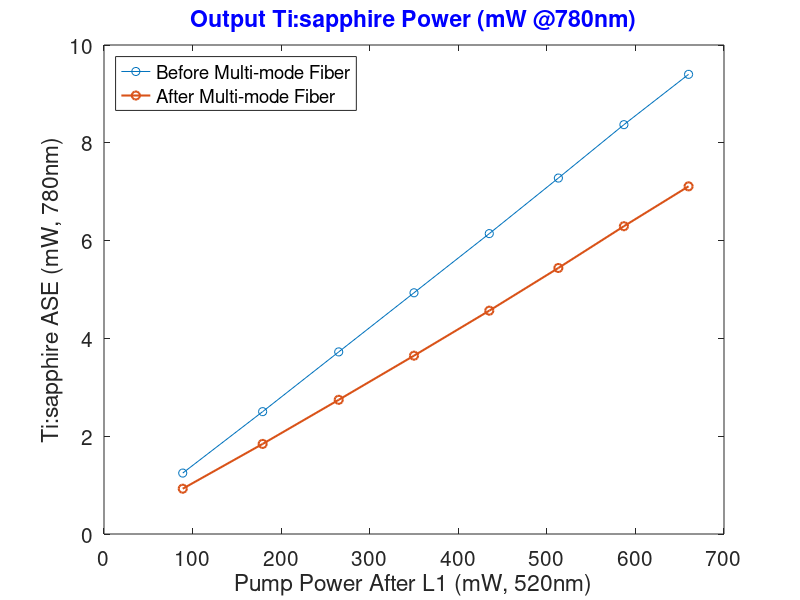

MATLAB code for this plot: (Note: this script raises an error after producing the figure.)
clear all
cd('D:\AMO\160926_TiSa LS Development\161006_Data Figures');
Current=[0.3
0.4
0.5
0.6
0.7
0.8
0.9
1
]';

Green=[88.9
179.1
265
350
435
513
587
660
];



Power_BeforeMMF=[1.246
2.502
3.724
4.933
6.143
7.279
8.371
9.4
];

Power_AfterMMF=[0.926
1.842
2.744
3.647
4.567
5.44
6.294
7.11
];


Power_withAl=[0.78
1.7
];


Green_withAl=[78.8
234
];


figure('Position', [100, 100, 800, 500]);
plot(Green,Power_BeforeMMF,'-o',Green,Power_AfterMMF,'-o','LineWidth',1.5);
xlabel('Pump Power After L1 (mW, 520nm)','fontsize',15);
ylabel('Ti:sapphire ASE (mW, 780nm)','fontsize',15);
legend('Before Multi-mode Fiber','After Multi-mode Fiber','Location','NorthWest')
title('Output Ti:sapphire Power (mW @780nm)','fontsize',15,'color','b')
set(gca,'fontsize',15)


figure('Position', [100, 100, 800, 500]);
plot(Green,Res_B40,'-o',Green,Res_A60,'-o','LineWidth',1.5);
xlabel('Pump Power After L1 (mW, 520nm)','fontsize',15);
ylabel('Ti:sapphire ASE (mW, 780nm)','fontsize',15);
legend('L3: 40x, B Wavelength Range','L3: 60x, A Wavelength Range','Location','NorthWest')
title('Residual Pump Power (mW @520nm)','fontsize',15,'color','b')
set(gca,'fontsize',15)